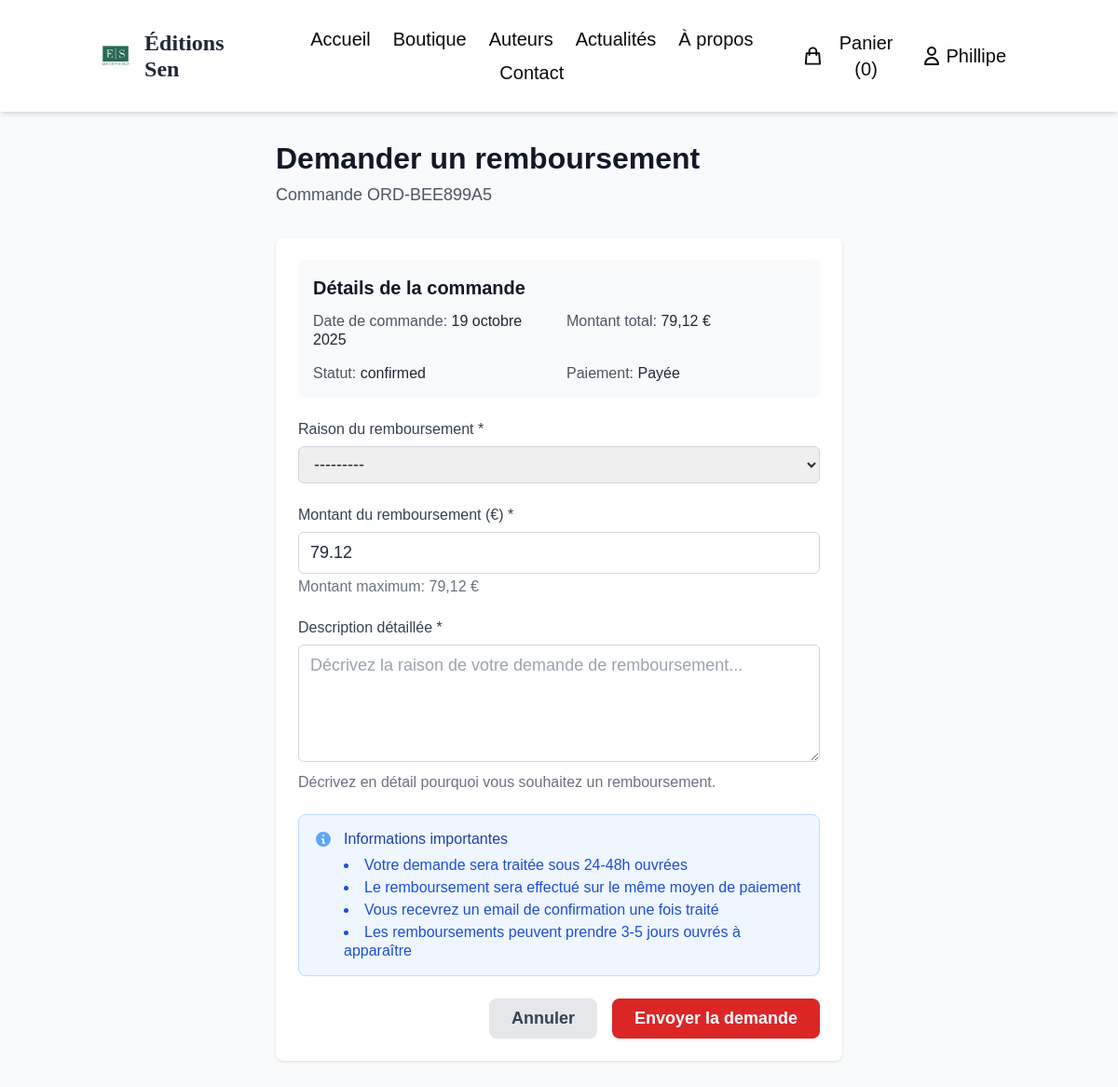
The page /boutique/commande/6/remboursement/ (signed in) on the database its author committed.
### accounts/models.py (models this page shows, shortened)
class User(AbstractUser):
    phone = models.CharField(max_length=20, blank=True, verbose_name="Téléphone")
    birth_date = models.DateField(null=True, blank=True, verbose_name="Date de naissance")
    billing_address = models.TextField(blank=True, verbose_name="Adresse de facturation")
    billing_city = models.CharField(max_length=100, blank=True, verbose_name="Ville")
    billing_postal_code = models.CharField(max_length=10, blank=True, verbose_name="Code postal")
    billing_country = models.CharField(max_length=100, blank=True, default="France", verbose_name="Pays")
    shipping_address = models.TextField(blank=True, verbose_name="Adresse de livraison")
    shipping_city = models.CharField(max_length=100, blank=True, verbose_name="Ville de livraison")
    shipping_postal_code = models.CharField(max_length=10, blank=True, verbose_name="Code postal de livraison")
    shipping_country = models.CharField(max_length=100, blank=True, default="France", verbose_name="Pays de livraison")
    newsletter = models.BooleanField(default=True, verbose_name="Recevoir la newsletter")
    marketing = models.BooleanField(default=False, verbose_name="Recevoir les offres marketing")
    created_at = models.DateTimeField(auto_now_add=True, verbose_name="Date d'inscription")
    updated_at = models.DateTimeField(auto_now=True, verbose_name="Dernière modification")
    class Meta:
        verbose_name = "Utilisateur"
        verbose_name_plural = "Utilisateurs"

### shop/models.py (models this page shows, shortened)
class Order(models.Model):
    STATUS_CHOICES = [
        ('pending', 'En attente'),
        ('processing', 'En cours de traitement'),
        ('shipped', 'Expédiée'),
        ('delivered', 'Livrée'),
        ('cancelled', 'Annulée'),
        ('refunded', 'Remboursée'),
    ]
    PAYMENT_STATUS_CHOICES = [
        ('pending', 'En attente'),
        ('paid', 'Payée'),
        ('failed', 'Échouée'),
        ('refunded', 'Remboursée'),
    ]
    order_number = models.CharField(max_length=20, unique=True, verbose_name="Numéro de commande")
    user = models.ForeignKey('accounts.User', on_delete=models.CASCADE, related_name='orders', verbose_name="Utilisateur")
    status = models.CharField(max_length=20, choices=STATUS_CHOICES, default='pending', verbose_name="Statut")
    payment_status = models.CharField(max_length=20, choices=PAYMENT_STATUS_CHOICES, default='pending', verbose_name="Statut du paiement")
    shipping_first_name = models.CharField(max_length=50, verbose_name="Prénom")
    shipping_last_name = models.CharField(max_length=50, verbose_name="Nom")
    shipping_address = models.TextField(verbose_name="Adresse")
    shipping_city = models.CharField(max_length=100, verbose_name="Ville")
    shipping_postal_code = models.CharField(max_length=20, verbose_name="Code postal")
    shipping_country = models.CharField(max_length=100, default="France", verbose_name="Pays")
    shipping_phone = models.CharField(max_length=20, blank=True, verbose_name="Téléphone")
    billing_first_name = models.CharField(max_length=50, blank=True, verbose_name="Prénom facturation")
    billing_last_name = models.CharField(max_length=50, blank=True, verbose_name="Nom facturation")
    billing_address = models.TextField(blank=True, verbose_name="Adresse facturation")
    billing_city = models.CharField(max_length=100, blank=True, verbose_name="Ville facturation")
    billing_postal_code = models.CharField(max_length=20, blank=True, verbose_name="Code postal facturation")
    billing_country = models.CharField(max_length=100, default="France", verbose_name="Pays facturation")
    subtotal = models.DecimalField(max_digits=10, decimal_places=2, verbose_name="Sous-total")
    shipping_cost = models.DecimalField(max_digits=8, decimal_places=2, default=0, verbose_name="Frais de port")
    tax_amount = models.DecimalField(max_digits=8, decimal_places=2, default=0, verbose_name="Montant des taxes")
    total_amount = models.DecimalField(max_digits=10, decimal_places=2, verbose_name="Montant total")
    tracking_number = models.CharField(max_length=100, blank=True, verbose_name="Numéro de suivi")
    carrier = models.CharField(max_length=100, blank=True, verbose_name="Transporteur")
    estimated_delivery = models.DateField(null=True, blank=True, verbose_name="Date de livraison estimée")
    actual_delivery = models.DateField(null=True, blank=True, verbose_name="Date de livraison effective")
    processing_date = models.DateTimeField(null=True, blank=True, verbose_name="Date de traitement")
    shipped_date = models.DateTimeField(null=True, blank=True, verbose_name="Date d'expédition")
    delivered_date = models.DateTimeField(null=True, blank=True, verbose_name="Date de livraison")
    cancelled_date = models.DateTimeField(null=True, blank=True, verbose_name="Date d'annulation")
    created_at = models.DateTimeField(auto_now_add=True, verbose_name="Date de création")
    updated_at = models.DateTimeField(auto_now=True, verbose_name="Date de modification")
    notes = models.TextField(blank=True, verbose_name="Notes")
    admin_notes = models.TextField(blank=True, verbose_name="Notes administrateur")
    class Meta:
        verbose_name = "Commande"
        verbose_name_plural = "Commandes"
        ordering = ['-created_at']

### shop/views.py (the view)
# urls.py: path('commande/<int:order_id>/remboursement/', views.request_refund, name='request_refund'),
@login_required
def request_refund(request, order_id):
    order = get_object_or_404(Order, id=order_id, user=request.user)
    if order.payment_status != 'paid':
        messages.error(request, 'Cette commande ne peut pas être remboursée.')
        return redirect('shop:order_detail', order_id=order.id)
    if request.method == 'POST':
        form = RefundRequestForm(request.POST, order=order)
        if form.is_valid():
            refund = form.save(commit=False)
            refund.order = order
            refund.requested_by = request.user
            refund.save()
            messages.success(request, 'Votre demande de remboursement a été envoyée. Nous vous contacterons sous 24-48h.')
            return redirect('shop:order_detail', order_id=order.id)
    else:
        form = RefundRequestForm(order=order)
    context = {
        'order': order,
        'form': form,
    }
    return render(request, 'shop/request_refund.html', context)

### shop/templates/shop/request_refund.html (shortened to what this page needs)
{% extends 'base.html' %}
{% load static %}
{% block content %}
<div class="min-h-screen bg-gray-50 py-8">
    <div class="max-w-2xl mx-auto px-4 sm:px-6 lg:px-8">
        <div class="mb-8">
            <h1 class="text-3xl font-bold text-gray-900">Demander un remboursement</h1>
            <p class="mt-2 text-gray-600">Commande {{ order.order_number }}</p>
        </div>
        <div class="bg-white rounded-lg shadow p-6">
            <div class="mb-6 p-4 bg-gray-50 rounded-lg">
                <h2 class="text-lg font-semibold text-gray-900 mb-3">Détails de la commande</h2>
                <div class="grid grid-cols-2 gap-4 text-sm">
                    <div>
                        <span class="text-gray-600">Date de commande:</span>
                        <span class="font-medium">{{ order.created_at|date:"d F Y" }}</span>
                    </div>
                    <div>
                        <span class="text-gray-600">Montant total:</span>
                        <span class="font-medium">{{ order.total_amount|floatformat:2 }} €</span>
                    </div>
                    <div>
                        <span class="text-gray-600">Statut:</span>
                        <span class="font-medium">{{ order.get_status_display }}</span>
                    </div>
                    <div>
                        <span class="text-gray-600">Paiement:</span>
                        <span class="font-medium">{{ order.get_payment_status_display }}</span>
                    </div>
                </div>
            </div>
            <form method="post" class="space-y-6">
                <div>
                    <label for="{{ form.reason.id_for_label }}" class="block text-sm font-medium text-gray-700 mb-2">
                        Raison du remboursement *
                    </label>
                    {{ form.reason }}
                </div>
                <div>
                    <label for="{{ form.amount.id_for_label }}" class="block text-sm font-medium text-gray-700 mb-2">
                        Montant du remboursement (€) *
                    </label>
                    {{ form.amount }}
                    <p class="mt-1 text-sm text-gray-500">
                        Montant maximum: {{ order.total_amount|floatformat:2 }} €
                    </p>
                </div>
                <div>
                    <label for="{{ form.description.id_for_label }}" class="block text-sm font-medium text-gray-700 mb-2">
                        Description détaillée *
                    </label>
                    {{ form.description }}
                    <p class="mt-1 text-sm text-gray-500">
                        Décrivez en détail pourquoi vous souhaitez un remboursement.
                    </p>
                </div>
                <div class="bg-blue-50 border border-blue-200 rounded-lg p-4">
                    <div class="flex">
                        <div class="flex-shrink-0">
                            <svg class="h-5 w-5 text-blue-400" viewBox="0 0 20 20" fill="currentColor">
                                <path fill-rule="evenodd" d="M18 10a8 8 0 11-16 0 8 8 0 0116 0zm-7-4a1 1 0 11-2 0 1 1 0 012 0zM9 9a1 1 0 000 2v3a1 1 0 001 1h1a1 1 0 100-2v-3a1 1 0 00-1-1H9z" clip-rule="evenodd" />
                            </svg>
                        </div>
                        <div class="ml-3">
                            <h3 class="text-sm font-medium text-blue-800">Informations importantes</h3>
                            <div class="mt-2 text-sm text-blue-700">
                                <ul class="list-disc list-inside space-y-1">
                                    <li>Votre demande sera traitée sous 24-48h ouvrées</li>
                                    <li>Le remboursement sera effectué sur le même moyen de paiement</li>
                                    <li>Vous recevrez un email de confirmation une fois traité</li>
                                    <li>Les remboursements peuvent prendre 3-5 jours ouvrés à apparaître</li>
                                </ul>
                            </div>
                        </div>
                    </div>
                </div>
                <div class="flex justify-end space-x-4">
                    <a href="{% url 'shop:order_detail' order.id %}" class="bg-gray-200 text-gray-700 px-6 py-2 rounded-lg font-semibold hover:bg-gray-300 transition-colors">
                        Annuler
                    </a>
                    <button type="submit" class="bg-red-600 text-white px-6 py-2 rounded-lg font-semibold hover:bg-red-700 transition-colors">
                        Envoyer la demande
                    </button>
                </div>
            </form>
        </div>
    </div>
</div>
{% endblock %}

### templates/header.html (shortened to what this page needs)
{% load static %}
<header class="bg-white shadow-md sticky top-0 z-50">
    <div class="container mx-auto px-4 py-6 flex flex-col md:flex-row justify-between items-center">
        <a href="{% url 'home:index' %}" class="mb-4 md:mb-0">
            <div class="flex items-center">
                <div class="h-10 w-10 rounded-full overflow-hidden mr-3">
                    <img src="{% static 'logo.jpg' %}" alt="Éditions Sen Logo" class="w-full h-full object-cover">
                </div>
                <span class="text-xl font-serif font-bold">Éditions Sen</span>
            </div>
        </a>
        <nav class="flex flex-wrap justify-center items-center">
            <a href="{% url 'home:index' %}" class="mx-3 my-1 text-dark hover:text-primary transition-colors text-lg">Accueil</a>
            <a href="{% url 'shop:book_list' %}" class="mx-3 my-1 text-dark hover:text-primary transition-colors text-lg">Boutique</a>
            <a href="{% url 'author:author_list' %}" class="mx-3 my-1 text-dark hover:text-primary transition-colors text-lg">Auteurs</a>
            <a href="{% url 'news:article_list' %}" class="mx-3 my-1 text-dark hover:text-primary transition-colors text-lg">Actualités</a>
            <a href="{% url 'home:a_propos' %}" class="mx-3 my-1 text-dark hover:text-primary transition-colors text-lg">À propos</a>
            <a href="{% url 'home:contact' %}" class="mx-3 my-1 text-dark hover:text-primary transition-colors text-lg">Contact</a>
        </nav>
        <div class="flex items-center mt-4 md:mt-0">
            <div class="relative mr-4 group">
                <button class="flex items-center text-dark hover:text-primary transition-colors" id="cart-button">
                    <svg xmlns="http://www.w3.org/2000/svg" class="h-6 w-6" fill="none" viewBox="0 0 24 24" stroke="currentColor">
                        <path stroke-linecap="round" stroke-linejoin="round" stroke-width="2" d="M16 11V7a4 4 0 00-8 0v4M5 9h14l1 12H4L5 9z" />
                    </svg>
                    <span class="ml-1 text-lg" id="cart-count">Panier (0)</span>
                </button>
            </div>
            {% if user.is_authenticated %}
                <div class="relative mr-4 group">
                    <button class="flex items-center text-dark hover:text-primary transition-colors">
                        <svg xmlns="http://www.w3.org/2000/svg" class="h-6 w-6" fill="none" viewBox="0 0 24 24" stroke="currentColor">
                            <path stroke-linecap="round" stroke-linejoin="round" stroke-width="2" d="M16 7a4 4 0 11-8 0 4 4 0 018 0zM12 14a7 7 0 00-7 7h14a7 7 0 00-7-7z" />
                        </svg>
                        <span class="ml-1 text-lg">{{ user.first_name|default:user.username }}</span>
                    </button>
                </div>
            {% endif %}
        </div>
    </div>
</header>

### templates/base.html (style rules this page uses)
body { font-size: 18px; line-height: 1.6; }
.text-sm { font-size: 16px !important; }
.text-lg { font-size: 20px !important; }
.text-xl { font-size: 24px !important; }
.text-3xl { font-size: 32px !important; }

### rows shown on the page
User: first_name "Phillipe"
Order: order_number "ORD-BEE899A5", created_at "19 octobre 2025", total_amount "79,12", status "confirmed", payment_status "Payée"
